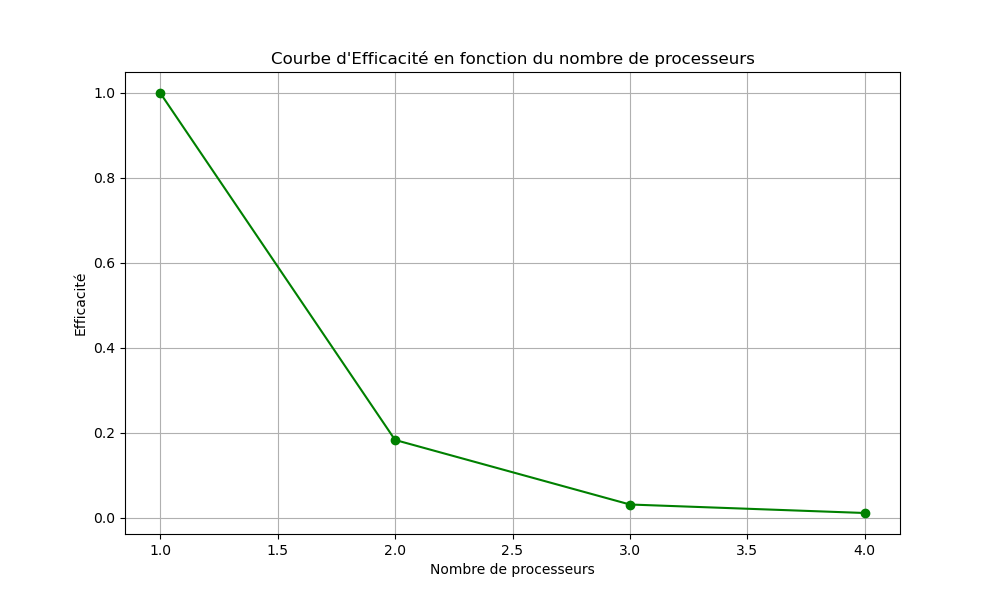

Here is the Python script that generated this plot:
import matplotlib.pyplot as plt

# Données fournies
procs_efficacite = [1, 2, 3, 4]  # Nombre de processeurs
efficacites = [1, 0.183, 0.031, 0.011]  # Efficacité correspondante pour chaque nombre de processeurs

# Création du graphique pour l'efficacité
plt.figure(figsize=(10, 6))
plt.plot(procs_efficacite, efficacites, marker='o', color='green')

# Titre et étiquettes
plt.title("Courbe d'Efficacité en fonction du nombre de processeurs")
plt.xlabel("Nombre de processeurs")
plt.ylabel("Efficacité")

# Ajout de grille
plt.grid(True)

# Affichage du graphique
plt.show()
